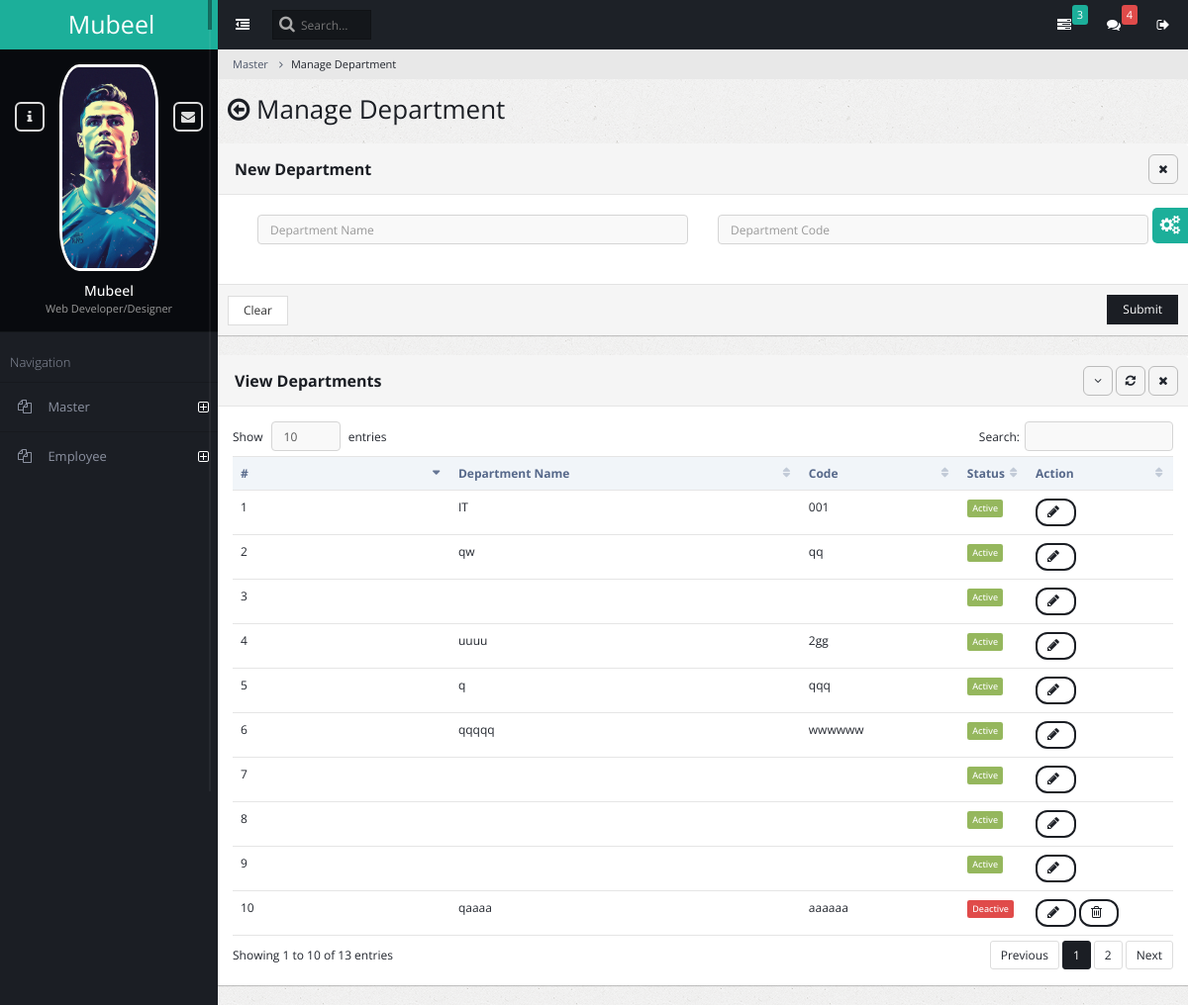
The page /ad_department_manage/ on the database its author committed.
### admin_master/models.py (models this page shows)
class AmsDepartment(models.Model):
    department_name = models.CharField(max_length=100)
    department_code = models.CharField(max_length=10)
    status = models.BooleanField(default=True)

### admin_master/views.py (the view, shortened to what this page needs)
# urls.py: path('ad_department_manage/', views.admin_department_manage, name='admin_department_manage'),
def admin_department_manage(request):
    ams_departments = AmsDepartment.objects.all()
    return render(request, 'admin_master_department_manage.html', {'ams_departments': ams_departments})

### admin_master/templates/admin_master_department_manage.html (shortened to what this page needs)
{% extends "base.html" %}
{% block content %}
<ul class="breadcrumb">
    <li><a href="#">Master</a></li>
    <li class="active">Manage Department</li>
</ul>
<div class="content-frame-top">
    <div class="page-title">
        <h2><span class="fa fa-arrow-circle-o-left"></span> Manage Department</h2>
    </div>
</div>
<form method="post" action="{% url 'admin_department_manage' %}">
<div class="panel panel-default">
    <div class="panel-heading ui-draggable-handle">
        <h1 class="panel-title"><strong></strong><b>New Department</b></h1>
        <ul class="panel-controls">
            <li><a href="#" class="panel-remove"><span class="fa fa-times"></span></a></li>
        </ul>
    </div>
    <div class="panel-body">
        <div class="block">
            <div class="col-md-6">
                <div>
                    <input type="text" placeholder="Department Name" name="department_name" required class="form-control">
                </div>
            </div>
            <div class="col-md-6">
                <div>
                    <input type="text" placeholder="Department Code" name="department_code" required class="form-control">
                </div>
            </div>
        </div>
    </div>
    <div class="panel-footer">
        <input type="reset" class="btn btn-default" value="Clear">
        <button class="btn btn-primary pull-right">Submit</button>
    </div>
</div>
</form>
<div class="panel panel-default">
    <div class="panel-heading ui-draggable-handle">
        <h1 class="panel-title"><b>View Departments</b></h1>
        <ul class="panel-controls">
            <li><a href="#" class="panel-collapse"><span class="fa fa-angle-down"></span></a></li>
            <li><a href="#" class="panel-refresh"><span class="fa fa-refresh"></span></a></li>
            <li><a href="#" class="panel-remove"><span class="fa fa-times"></span></a></li>
        </ul>
    </div>
    <div class="panel-body">
        <table class="table datatable dataTable no-footer" id="DataTables_Table_0" role="grid" aria-describedby="DataTables_Table_0_info">
            <thead>
                <tr role="row"><th class="sorting_asc" tabindex="0" aria-controls="DataTables_Table_0" rowspan="1" colspan="1" aria-sort="ascending" aria-label="Name: activate to sort column ascending" style="width: 198px;">#</th><th class="sorting" tabindex="0" aria-controls="DataTables_Table_0" rowspan="1" colspan="1" aria-label="Position: activate to sort column ascending" style="width: 309px;">Department Name</th><th class="sorting" tabindex="0" aria-controls="DataTables_Table_0" rowspan="1" colspan="1" aria-label="Office: activate to sort column ascending" style="width: 148px;">Code</th><th class="sorting" tabindex="0" aria-controls="DataTables_Table_0" rowspan="1" colspan="1" aria-label="Age: activate to sort column ascending" style="width: 70px;">Status</th><th class="sorting" tabindex="0" aria-controls="DataTables_Table_0" rowspan="1" colspan="1" aria-label="Start date: activate to sort column ascending" style="width: 137px;">Action</th></tr>
            </thead>
            <tbody>
                {% for ams_department in ams_departments %}                <tr id="{{ams_department.id}}" >
                    <td>{{ forloop.counter }}</td>
                    <td>{{ ams_department.department_name }}</td>
                    <td>{{ ams_department.department_code }}</td>
                    <td>
                        {% if ams_department.status %}
                            <span class="label label-success">Active</span>
                        {% else %}
                            <span class="label label-danger">Deactive</span>
                        {% endif %}
                    </td>
                    <td>
                        <button class="btn btn-primary btn-rounded" onClick="edit_row({{ ams_department.id }});" data-toggle="modal" data-target="#modal_basic">
                            <span id="spinner{{ams_department.id}}" class="fa fa-pencil"></span>
                        </button>
                        {% if not ams_department.status%}
                        <button class="btn btn-primary btn-rounded" onClick="delete_row1({{ ams_department.id }});">
                            <span class="fa fa-trash-o"></span>
                        </button>    {% endif %}
                    </td>
                </tr>
            {% endfor %}
                </tbody>
        </table>
    </div>
</div>
{% endblock content %}

### rows shown on the page
AmsDepartment: department_name "IT", department_code "001", status "Active"
AmsDepartment: department_name "qw", department_code "qq", status "Active"
AmsDepartment: status "Active"
AmsDepartment: department_name "uuuu", department_code "2gg", status "Active"
AmsDepartment: department_name "q", department_code "qqq", status "Active"
AmsDepartment: department_name "qqqqq", department_code "wwwwww", status "Active"
AmsDepartment: status "Active"
AmsDepartment: status "Active"
AmsDepartment: status "Active"
AmsDepartment: department_name "qaaaa", department_code "aaaaaa", status "Deactive"
